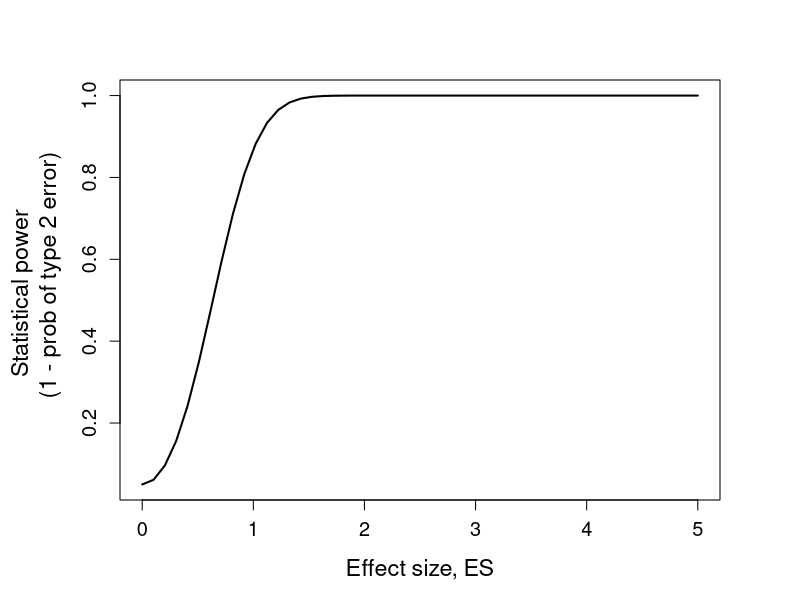
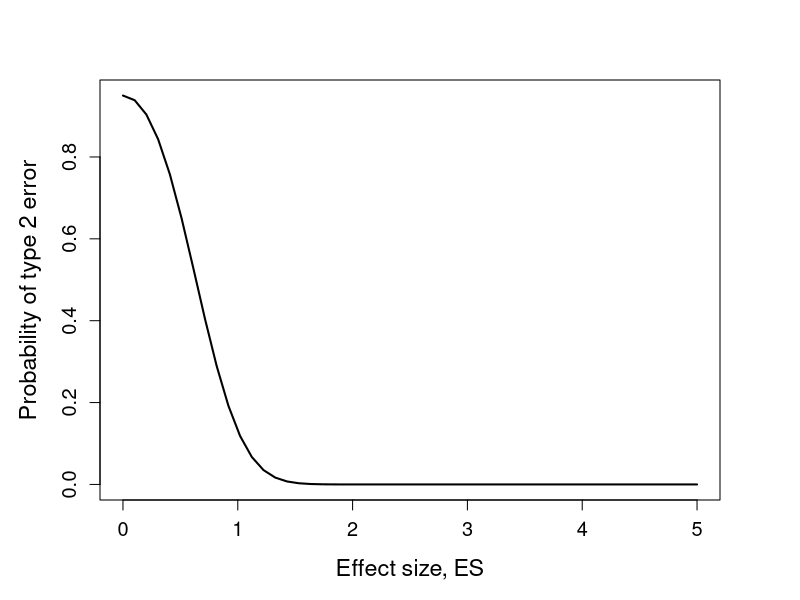
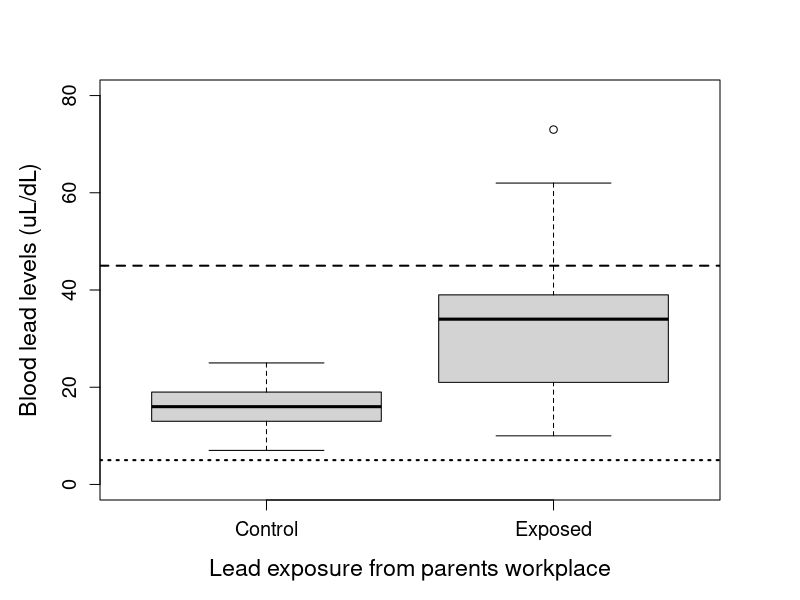
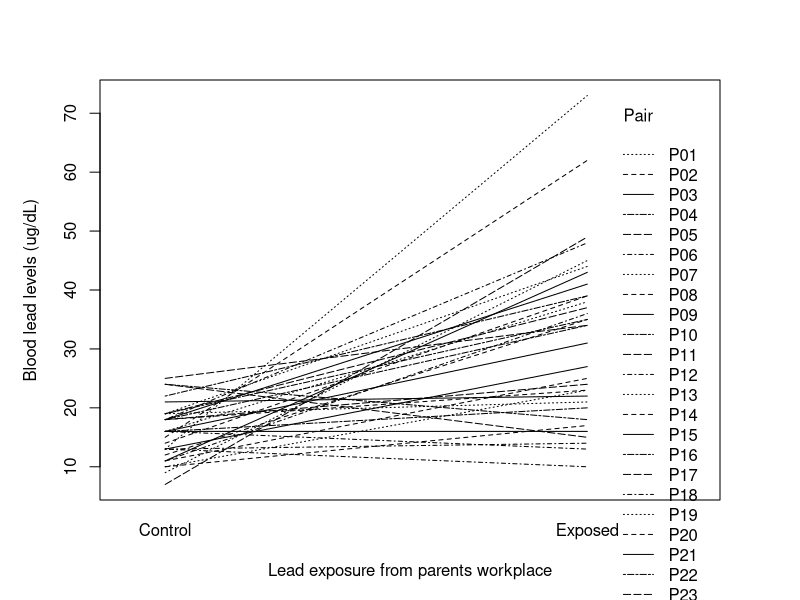
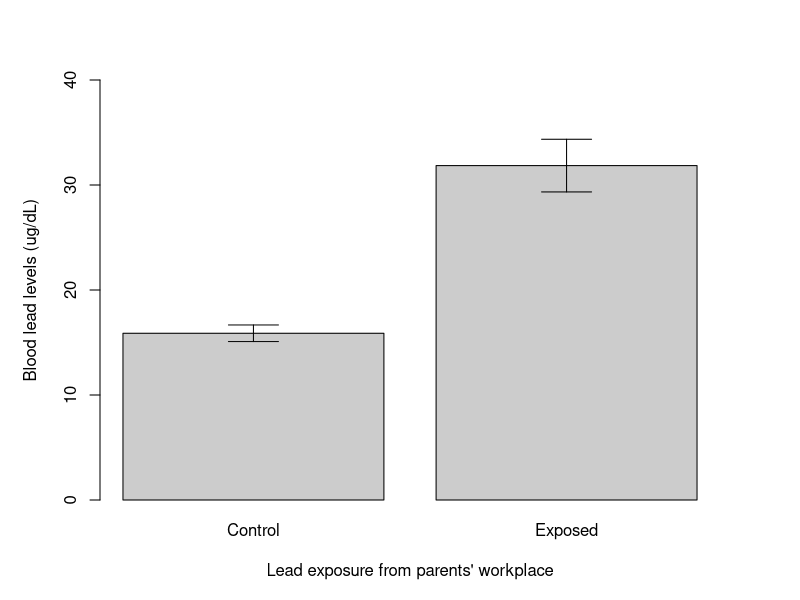
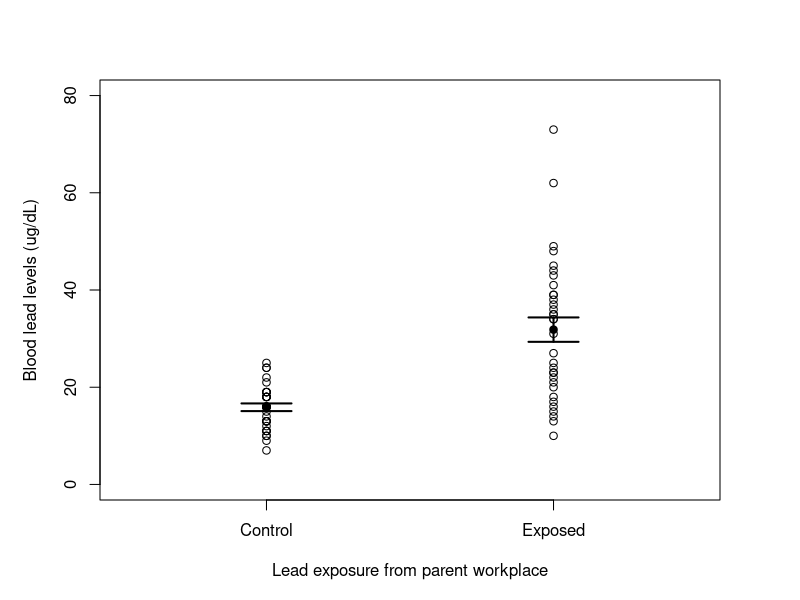

These charts were generated, in order, by the following R code:
## ---- chunk 1
library(dplyr)
## ---- chunk 2
library(knitr)
kable(head(sleep))
## ---- chunk 3

# write code here

## ---- chunk 4

library(pwr)

# What sample size is required for a statistical power of 0.8 (1 - probability of type 2 error) and a significant level of 0.05 (type 1 error) where the sample has an effect size of 0.5. 

pwr.t.test(n = NULL, d = 0.5, power = 0.8, sig.level = 0.05, type = "one.sample")

# What if you had a dataset comparing two samples and the observations per group is 20 and the effect size is 0.5. What would be the power?

pwr.t.test(n = 20, d = 0.5, sig.level = 0.05, type = "two.sample")


# What if we want to test different effect sizes on the statistical power of our experiment?
effect.size <- seq(0, 5, length.out=50)

i = 1
pwr.t.test(n = 20, d = effect.size[i], sig.level = 0.05, type = "two.sample")$power

i = 2
pwr.t.test(n = 20, d = effect.size[i], sig.level = 0.05, type = "two.sample")$power

# Now we can do this more quickly with a loop 

power <- NA
for(i in 1:length(effect.size)){
  power[i]<-pwr.t.test(n = 20, d = effect.size[i], sig.level = 0.05, type = "two.sample")$power
}
power # power will be high if there is a larger difference in means

# We can plot these results if we wanted. 

par(mar=c(5,6,4,4)) # mar argument adjusts the margins around the plot, allows for more room
plot(effect.size, power, xlab="Effect size, ES", ylab="Statistical power 
     (1 - prob of type 2 error)", cex.axis=1.2, cex.lab=1.4, type="l", lwd=2)

par(mar=c(5,5,4,4))
plot(effect.size, 1-power, xlab="Effect size, ES", ylab="Probability of type 2 error", cex.axis=1.2, cex.lab=1.4, type="l", lwd=2)

# Play around with these numbers, you can specify multiple observation n values

cont <- as.data.frame(matrix(0, ncol = 3, nrow = 7100))

obs<-seq(10, 151, 1)
for(i in 1:length(effect.size)){
  for(j in 1:length(obs)){
      cont[(j+i)-1,3]<-pwr.t.test(n = obs[j], d = effect.size[i], sig.level = 0.05, type = "two.sample")$power
      cont[(j+i)-1,1]<-effect.size[i]
      cont[(j+i)-1,2]<-obs[j]
  }
}

power # power will be high if there is a larger difference in means



## ---- chunk 5

data(sleep)
head(sleep)

m1<-with(sleep, t.test(extra ~ group, alternative="two.sided"))

stats <- sleep %>% group_by(group) %>% summarise(mean = mean(extra),
                                                 sd = sd(extra))

pooled.sd <- sqrt((stats$sd[1]^2 + stats$sd[2]^2) / 2)
effect.size <- (stats$mean[1] + stats$mean[2]) / pooled.sd


pwr.t.test(n = 10, d = effect.size, power = NULL, sig.level = 0.05, type = "two.sample", alternative = "two.sided")

# Power is 0.92, 8% probability of getting a type 2 error


## ---- chunk 6

lead <- read.csv("Lead.csv")
head(lead)

m1 <- with(lead, t.test(Exposed, Control, alternative = "greater", paired=TRUE))
m1

# Step 3. Calculate your t statistic

m1$statistic

# Step 4. Compare your test statistic to the critical values, e.g. calculate your p value (probability of getting your t value given your null is true)

m1$p.value # very very low probability that you got your t value (or that you got your data) given your null is true.


## ---- chunk 7

library(tidyr)

newdata <- gather(lead, "Group", "Lead", 3:4)

# 1. Box plot

par(mar=c(5,5,4,4))
with(newdata, boxplot(Lead ~ Group, xlab="Lead exposure from parents workplace", ylim=c(0, 80), ylab="Blood lead levels (uL/dL)", cex.axis=1.2, cex.lab=1.4))
abline(h = 45, lwd=2, lty=2) # lead levels above 45 ug/dL requires treatment
abline(h = 5, lwd=2, lty = 3) # above this level, we need to monitor (since 2012)

# 2. Interaction plot (too messy though!)

with(newdata, 
     interaction.plot(x.factor = Group,   #The factor that appears on the x-axis
                      trace.factor = Pair,  #It will draw separate lines for each level of the trace.factor
                      response = Lead,   #The measured variable
                      fixed = TRUE,       #This just makes the ID's appear in descentding order in the legend
                      xlab = "Lead exposure from parents workplace",
                      ylab = "Blood lead levels (ug/dL)"))

# 3. Barplot 

stats <- newdata %>% group_by(Group) %>% summarise(mean = mean(Lead),
                                                   sd = sd(Lead),
                                                   se = sd(Lead)/sqrt(n()))

barcenters<-with(stats, barplot(mean, names.arg=Group, col="grey80", ylim=c(0, 40), xlab="Lead exposure from parents' workplace", ylab ="Blood lead levels (ug/dL)"))
arrows(barcenters, stats$mean + stats$se, barcenters, stats$mean - stats$se, angle=90, code=3)


# 4. Barplot-like scatterplot (twitter version shown in lecture)

newdata$GroupNum <- NA # create a new column in our dataset called "GroupNum"

for(i in 1:nrow(newdata)){  # In words, for each row of the dataset (from 1 to the total number of rows), substitue each value where i is located below:
  
  if( newdata$Group[i] == "Exposed" ) { newdata$GroupNum[i] = 2 } else { newdata$GroupNum[i] = 1 } # If the value in the Group column equals "control"" then assign it a value of 1 in a new column called GroupNum ... otherwise assign it a value 2 (for Exposed)

  } # end loop



head(newdata) # new column that matches the Group column, but integers instead!


with(newdata, plot(Lead ~ GroupNum, xaxt="n", xlim=c(0.5,2.5), ylim=c(0, 80), xlab="Lead exposure from parent workplace", ylab="Blood lead levels (ug/dL)"))
axis(1, at=c(1,2), labels=c("Control","Exposed"))
arrows(c(1,2), stats$mean + stats$se, c(1,2), stats$mean - stats$se, angle=90, code=3, lwd=2)
points(c(1,2), stats$mean, pch=19, col="black")
